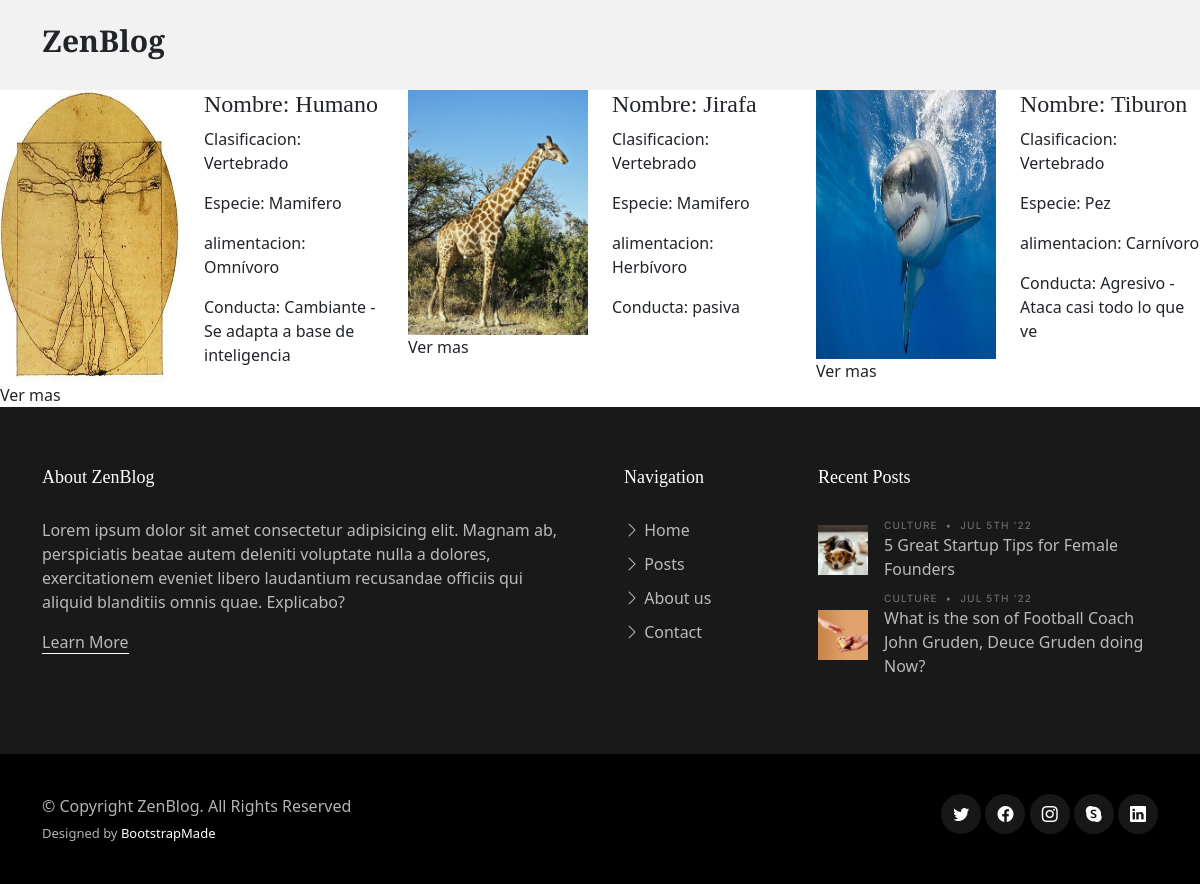
Before: /Appzoologico/ListasAnimales/ with the older database file.
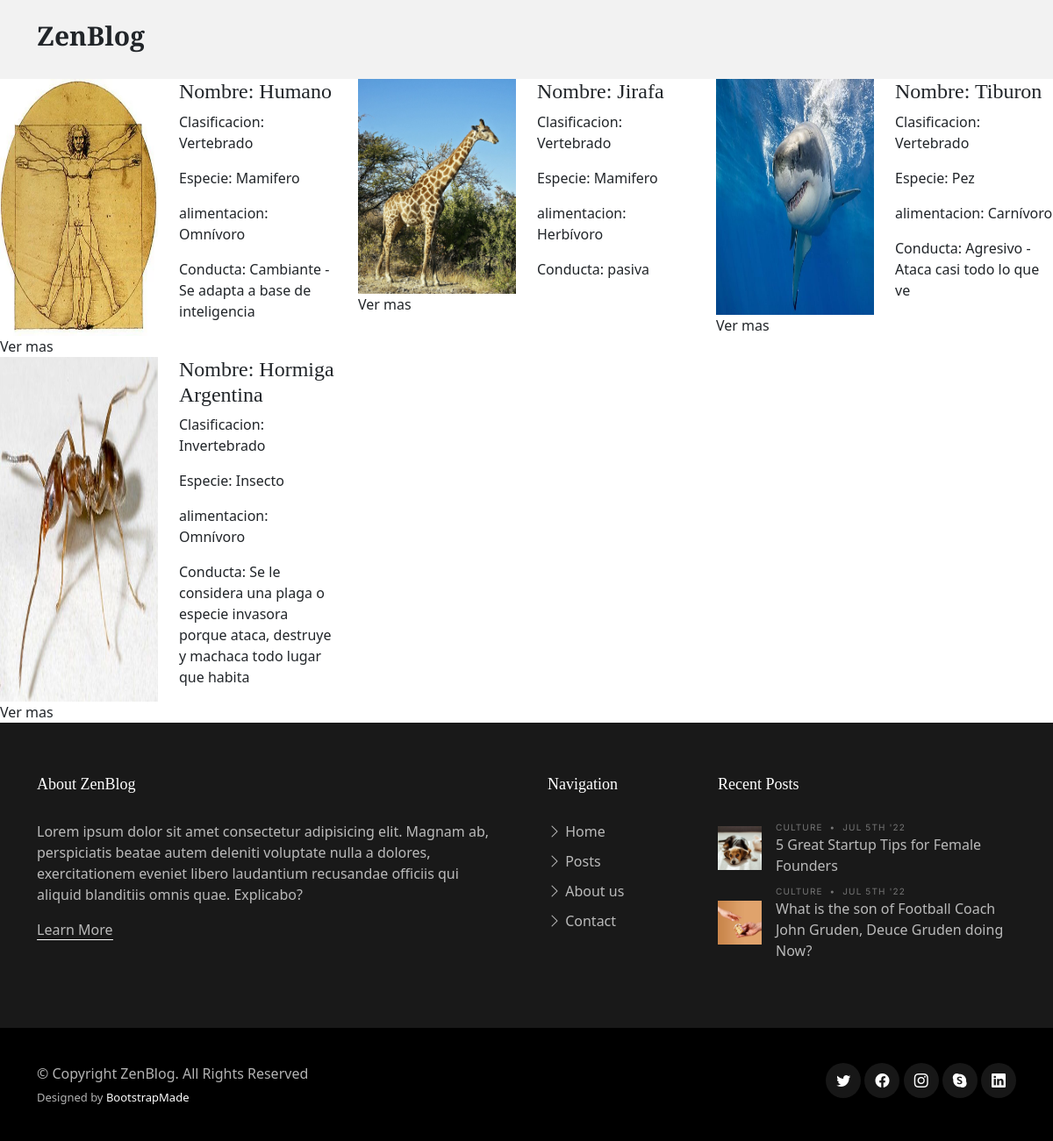
After: the same page with the newer database file.
### Appzoologico/models.py (models this page shows, shortened)
class Animal_GrupoPrincipal (models.Model):
    nombre = models.CharField(max_length = 40)
    extremidades = models.IntegerField(
        validators=[
            MaxValueValidator(100),
            MinValueValidator(0)
        ]
    )
    AlimentacionElecciones = [
        ('Omnívoro', 'Omnívoro'),
        ('Carnívoro', 'Carnívoro'),
        ('Herbívoro', 'Herbívoro'),
        ('Insectivoros', 'Insectivoros'),
    ]
    alimentacion = models.CharField(max_length = 12, choices = AlimentacionElecciones, default='Omnívoro')
    conducta = models.CharField(max_length = 150)
    imagenAnimal = models.ImageField(upload_to='animalesImg', null=True, blank = True)
    class Meta:
        abstract = True

class Animal_GrupoSecundario1 (Animal_GrupoPrincipal):
    Subfilo_Vertebrado = "Vertebrado"
    EspecieElecciones = [
        ('Mamifero', 'Mamifero'),
        ('Aves', 'Aves'),
        ('Reptil', 'Reptil'),
        ('Anfibio', 'Anfibio'),
        ('Pez', 'Pez'),
    ]
    Especie = models.CharField(
        max_length= 8,
        choices= EspecieElecciones,
        default= 'Mamifero',
    )

class Animal_GrupoSecundario2 (Animal_GrupoPrincipal):
    Subfilo_Invertebrado = "Invertebrado"
    EspecieElecciones = [
        ('Insecto', 'Insecto'),
        ('Araña', 'Araña'),
        ('Molusco', 'Molusco'),
        ('Crustaceo', 'Crustaceo'),
        ('Myriapoda', 'Myriapoda'),
    ]
    Especie = models.CharField(
        max_length= 9,
        choices= EspecieElecciones,
        default= 'Insectos',
    )

### Appzoologico/views.py (the view)
# urls.py: path('ListasAnimales/', view_ListasAnimales, name="ListasAnimales"),
def view_ListasAnimales(request):
    animalG1 = Animal_GrupoSecundario1.objects.all()
    animalG2 = Animal_GrupoSecundario2.objects.all()
    try:
        avatar = Avatar.objects.get(user = request.user)
    except:
        return render(request, "Animales/ListasAnimales.html",  {'vertebrados': animalG1, 'invertebrados': animalG2})
    return render(request, "Animales/ListasAnimales.html", {'vertebrados': animalG1, 'invertebrados': animalG2, "imgPerfil": avatar.imagen.url})

### Appzoologico/templates/Animales/ListasAnimales.html (shortened to what this page needs)
{% extends 'indexZoo.html' %}
{% load static %}
{% block Main %}
<main id="main">
  <div class="row " data-aos="fade">
    {% for animal in vertebrados %}
    <div class="col-4">
      <div class="row col">
        <img class="col-6 img-fluid" src="{{ animal.imagenAnimal.url }}" alt="">
        <div class="col-6">
          <h4>Nombre:       {{ animal.nombre }}</h4>
          <p>Clasificacion: {{ animal.Subfilo_Vertebrado}}</p>
          <p>Especie:       {{ animal.Especie }}</p>
         <p>alimentacion:  {{ animal.alimentacion }}</p>
         <p>Conducta:      {{ animal.conducta }}</p>
        </div>
      </div>
      <a href="{% url 'DetallesAnimalG1' animal.id %}">Ver mas</a>
    </div>
    {% endfor %}
    {% for animal in invertebrados %}
    <div class="col-4">
      <div class="row col">
        <img class="col-6 img-fluid" src="{{ animal.imagenAnimal.url }}" alt="">
        <div class="col-6">
          <h4>Nombre:       {{ animal.nombre }}</h4>
          <p>Clasificacion: {{ animal.Subfilo_Invertebrado}}</p>
          <p>Especie:       {{ animal.Especie }}</p>
          <p>alimentacion:  {{ animal.alimentacion }}</p>
          <p>Conducta:      {{ animal.conducta }}</p>
        </div>
      </div>
      <a href="{% url 'DetallesAnimalG2' animal.id %}">Ver mas</a>
    </div>
    {% endfor %}
  </div>
</main>
{% endblock %}

Changed rows visible on the page:
added Animal_GrupoSecundario2: imagenAnimal (picture), nombre "Hormiga Argentina", Subfilo_Invertebrado "Invertebrado", Especie "Insecto", alimentacion "Omnívoro", conducta "Se le considera una plaga o especie invasora porque ataca, destruye y machaca todo lugar que habita"
